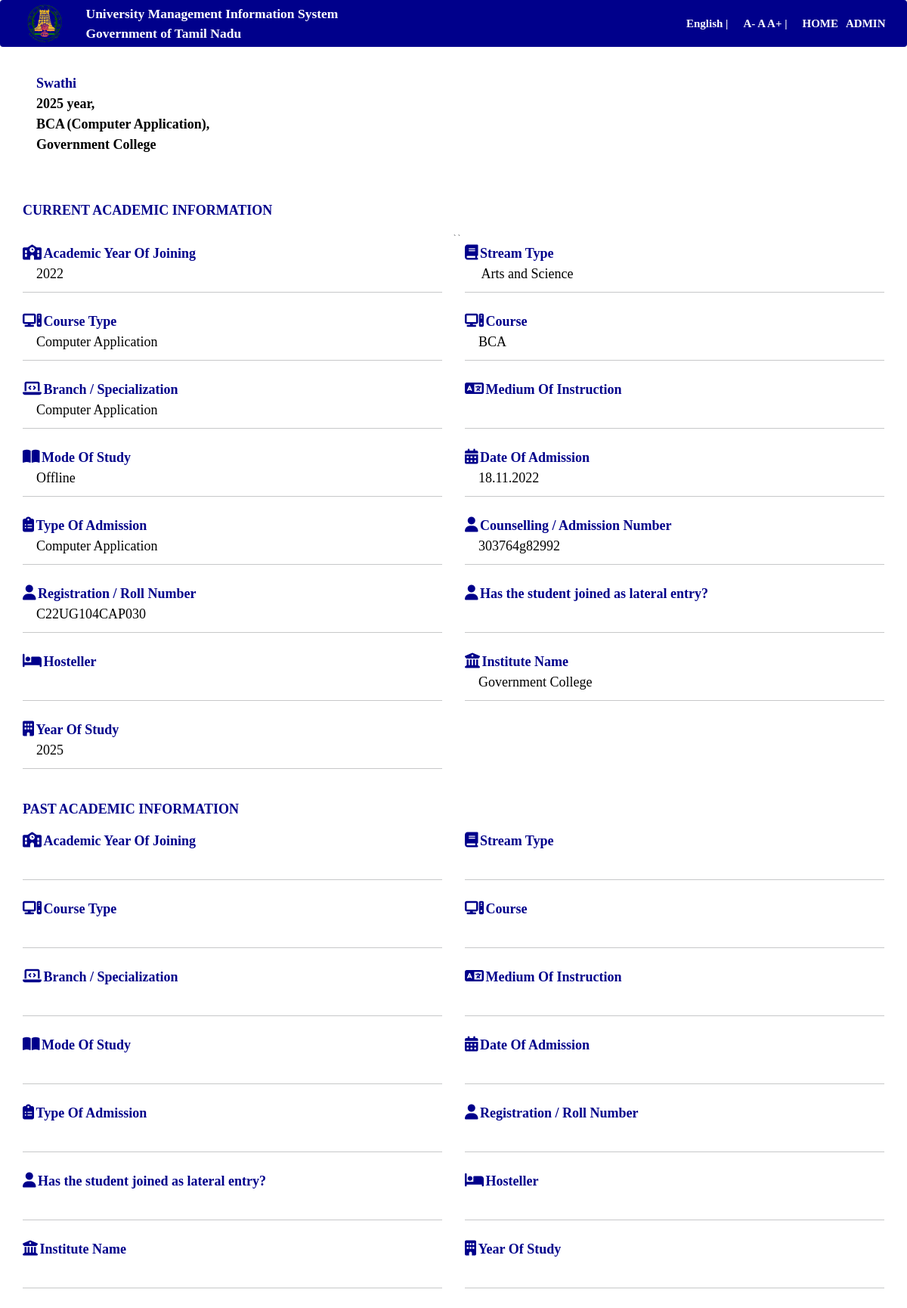
The page /academicinfo.php?uid=2 on the database its author committed.
### tables this page shows
CREATE TABLE IF NOT EXISTS `umis_info` (
  `uid` int(11) NOT NULL AUTO_INCREMENT,
  `sname` varchar(20) NOT NULL,
  `aname` varchar(20) NOT NULL,
  `password` varchar(20) NOT NULL,
  `aadhaar` varchar(20) NOT NULL,
  `emis` varchar(20) NOT NULL,
  `dob` varchar(10) NOT NULL,
  `gender` varchar(10) NOT NULL,
  `nationality` varchar(10) NOT NULL,
  `religion` varchar(10) NOT NULL,
  `community` varchar(10) NOT NULL,
  `caste` varchar(20) NOT NULL,
  `blood` varchar(10) NOT NULL,
  `graduate` varchar(10) NOT NULL,
  `quota` varchar(10) NOT NULL,
  `abled` varchar(10) NOT NULL,
  `mobile` varchar(15) NOT NULL,
  `email` varchar(30) NOT NULL,
  `pcountry` varchar(30) NOT NULL,
  `pstate` varchar(30) NOT NULL,
  `plocation` varchar(30) NOT NULL,
  `pdistrict` varchar(30) NOT NULL,
  `ptaluk` varchar(30) NOT NULL,
  `pvillage` varchar(50) NOT NULL,
  `pblock` varchar(30) NOT NULL,
  `ppanchayat` varchar(30) NOT NULL,
  `paddress` text NOT NULL,
  `ccountry` varchar(30) NOT NULL,
  `cstate` varchar(30) NOT NULL,
  `clocation` varchar(30) NOT NULL,
  `cdistrict` varchar(30) NOT NULL,
  `ctaluk` varchar(30) NOT NULL,
  `cvillage` varchar(50) NOT NULL,
  `cpanchayat` varchar(30) NOT NULL,
  `cward` varchar(10) NOT NULL,
  `caddress` text NOT NULL,
  `cjoin` varchar(10) NOT NULL,
  `cstream` varchar(20) NOT NULL,
  `cctype` varchar(20) NOT NULL,
  `ccourse` varchar(20) NOT NULL,
  `cbranch` varchar(30) NOT NULL,
  `cmedium` varchar(15) NOT NULL,
  `cmode` varchar(20) NOT NULL,
  `cadmission` varchar(20) NOT NULL,
  `cad_type` varchar(20) NOT NULL,
  `ccounselling` varchar(20) NOT NULL,
  `crollno` varchar(20) NOT NULL,
  `clateral` varchar(10) NOT NULL,
  `chosteller` varchar(10) NOT NULL,
  `cinstitute` varchar(50) NOT NULL,
  `cyear` varchar(10) NOT NULL,
  `pjoin` varchar(20) NOT NULL,
  `pstream` varchar(20) NOT NULL,
  `pctype` varchar(20) NOT NULL,
  `pcourse` varchar(20) NOT NULL,
  `pbranch` varchar(30) NOT NULL,
  `pmedium` varchar(20) NOT NULL,
  `pmode` varchar(20) NOT NULL,
  `padmission` varchar(20) NOT NULL,
  `pad_type` varchar(20) NOT NULL,
  `prollno` varchar(20) NOT NULL,
  `plateral` varchar(10) NOT NULL,
  `phosteller` varchar(10) NOT NULL,
  `pinstitute` varchar(30) NOT NULL,
  `pyear` varchar(10) NOT NULL,
  `fname` varchar(20) NOT NULL,
  `foccup` varchar(30) NOT NULL,
  `mname` varchar(20) NOT NULL,
  `moccup` varchar(30) NOT NULL,
  `guardian` varchar(20) NOT NULL,
  `orphan` varchar(10) NOT NULL,
  `income` varchar(20) NOT NULL,
  `phno` varchar(20) NOT NULL,
  `accno` varchar(30) NOT NULL,
  `ifsc` varchar(50) NOT NULL,
  `bname` varchar(20) NOT NULL,
  `bbranch` varchar(20) NOT NULL,
  `city` varchar(20) NOT NULL,
  `acctype` varchar(15) NOT NULL,
  `e_name` varchar(20) NOT NULL,
  `e_aname` varchar(20) NOT NULL,
  `e_gender` varchar(10) NOT NULL,
  `e_nationality` varchar(20) NOT NULL,
  `e_religion` varchar(20) NOT NULL,
  `e_community` varchar(20) NOT NULL,
  `e_communityno` varchar(20) NOT NULL,
  `e_caste` varchar(20) NOT NULL,
  `e_graduate` varchar(10) NOT NULL,
  `e_fname` varchar(20) NOT NULL,
  `e_mname` varchar(20) NOT NULL,
  `e_income` varchar(10) NOT NULL,
  `e_incomeno` varchar(20) NOT NULL,
  PRIMARY KEY (`uid`)
);

### academicinfo.php (the view, shortened to what this page needs)
<html>
	<?php
		include "head.php";
		include "config.php";
	?>
<body>
<div class="row">
	<div class="col-md-12">
		<?php include "nav.php";?>
	</div>
</div>
<div class="col-md-12"><br>
		<?php
			$sql="select * from umis_info where uid='{$_GET["uid"]}'";
			$res=$con->query($sql);
			if($res->num_rows>0)
			{
				$rec=$res->fetch_assoc();
			}
		?>
		<form method="post" action="<?php echo $_SERVER["REQUEST_URI"];?>">
		<div class="form-group col-md-12 ">
			<font size="4px" color="darkblue" face="Cambria" >&ensp;&ensp;<b><?php echo "{$rec["sname"]}";?></b></font><br>
			<font size="4px" color="black" face="Cambria" >&ensp;&ensp;<b><?php echo "{$rec["cyear"]}";?> year,</b></font><br>
			<font size="4px" color="black" face="Cambria" >&ensp;&ensp;<b><?php echo "{$rec["ccourse"]}";?></b></font>
			<font size="4px" color="black" face="Cambria" ><b><?php echo "({$rec["cbranch"]})";?>,</b></font><br>
			<font size="4px" color="black" face="Cambria" >&ensp;&ensp;<b><?php echo "{$rec["cinstitute"]}";?></b></font>
		</div>
		<div class="form-group col-md-12 "><br><br><br>
			<font size="4px" color="darkblue" face="Cambria"><b>CURRENT ACADEMIC INFORMATION</b></font>
		</div>
		`<div class="form-group col-md-6 "><br>
			<span class="fa fa-school" style="color:darkblue; font-size:20px;"></span>
			<font size="4px" color="darkblue" face="Cambria"><b>Academic Year Of Joining</b></font><br>
			<font size="4px" color="black" face="Cambria" >&ensp;&ensp;<?php echo "{$rec["cjoin"]}";?></font><hr>
		</div>
		<div class="form-group col-md-6">
			<span class="fa fa-book" style="color:darkblue; font-size:20px;"></span>
			<font size="4px" color="darkblue" face="Cambria"><b>Stream Type</b></font><br>
			<font size="4px" color="black" face="Cambria" >&ensp;&ensp;<?php echo "{$rec["cstream"]}";?></font><hr>
		</div>
		<div class="form-group col-md-6">
			<span class="fa fa-computer" style="color:darkblue; font-size:20px;"></span>
			<font size="4px" color="darkblue" face="Cambria"><b>Course Type</b></font><br>
			<font size="4px" color="black" face="Cambria" >&ensp;&ensp;<?php echo "{$rec["cctype"]}";?></font><hr>
		</div>
		<div class="form-group col-md-6">
			<span class="fa fa-computer" style="color:darkblue; font-size:20px;"></span>
			<font size="4px" color="darkblue" face="Cambria"><b>Course</b></font><br>
			<font size="4px" color="black" face="Cambria" >&ensp;&ensp;<?php echo "{$rec["ccourse"]}";?></font><hr>
		</div>
		<div class="form-group col-md-6">
			<span class="fa fa-laptop-code" style="color:darkblue; font-size:20px;"></span>
			<font size="4px" color="darkblue" face="Cambria"><b>Branch / Specialization</b></font><br>
			<font size="4px" color="black" face="Cambria" >&ensp;&ensp;<?php echo "{$rec["cbranch"]}";?></font><hr>
		</div>
		<div class="form-group col-md-6">
			<span class="fa fa-language" style="color:darkblue; font-size:20px;"></span>
			<font size="4px" color="darkblue" face="Cambria"><b>Medium Of Instruction</b></font><br>
			<font size="4px" color="black" face="Cambria" >&ensp;&ensp;<?php echo "{$rec["cmedium"]}";?></font><hr>
		</div>
		<div class="form-group col-md-6">
			<span class="fa fa-book-open" style="color:darkblue; font-size:20px;"></span>
			<font size="4px" color="darkblue" face="Cambria"><b>Mode Of Study</b></font><br>
			<font size="4px" color="black" face="Cambria" >&ensp;&ensp;<?php echo "{$rec["cmode"]}";?></font><hr>
		</div>
		<div class="form-group col-md-6">
			<span class="fa fa-calendar-alt" style="color:darkblue; font-size:20px;"></span>
			<font size="4px" color="darkblue" face="Cambria"><b>Date Of Admission</b></font><br>
			<font size="4px" color="black" face="Cambria" >&ensp;&ensp;<?php echo "{$rec["cadmission"]}";?></font><hr>
		</div>
		<div class="form-group col-md-6">
			<span class="fa fa-clipboard-list" style="color:darkblue; font-size:20px;"></span>
			<font size="4px" color="darkblue" face="Cambria"><b>Type Of Admission</b></font><br>
			<font size="4px" color="black" face="Cambria" >&ensp;&ensp;<?php echo "{$rec["cctype"]}";?></font><hr>
		</div>
		<div class="form-group col-md-6">
			<span class="fa fa-user" style="color:darkblue; font-size:20px;"></span>
			<font size="4px" color="darkblue" face="Cambria"><b>Counselling / Admission Number</b></font><br>
			<font size="4px" color="black" face="Cambria" >&ensp;&ensp;<?php echo "{$rec["ccounselling"]}";?></font><hr>
		</div>
		<div class="form-group col-md-6">
			<span class="fa fa-user" style="color:darkblue; font-size:20px;"></span>
			<font size="4px" color="darkblue" face="Cambria"><b>Registration / Roll Number</b></font><br>
			<font size="4px" color="black" face="Cambria" >&ensp;&ensp;<?php echo "{$rec["crollno"]}";?></font><hr>
		</div>
		<div class="form-group col-md-6">
			<span class="fa fa-user" style="color:darkblue; font-size:20px;"></span>
			<font size="4px" color="darkblue" face="Cambria"><b>Has the student joined as lateral entry?</b></font><br>
			<font size="4px" color="black" face="Cambria" >&ensp;&ensp;<?php echo "{$rec["clateral"]}";?></font><hr>
		</div>
		<div class="form-group col-md-6">
			<span class="fa fa-hotel" style="color:darkblue; font-size:20px;"></span>
			<font size="4px" color="darkblue" face="Cambria"><b>Hosteller</b></font><br>
			<font size="4px" color="black" face="Cambria" >&ensp;&ensp;<?php echo "{$rec["chosteller"]}";?></font><hr>
		</div>
		<div class="form-group col-md-6">
			<span class="fa fa-university" style="color:darkblue; font-size:20px;"></span>
			<font size="4px" color="darkblue" face="Cambria"><b>Institute Name</b></font><br>
			<font size="4px" color="black" face="Cambria" >&ensp;&ensp;<?php echo "{$rec["cinstitute"]}";?></font><hr>
		</div>
		<div class="form-group col-md-6">
			<span class="fa fa-building" style="color:darkblue; font-size:20px;"></span>
			<font size="4px" color="darkblue" face="Cambria"><b>Year Of Study</b></font><br>
			<font size="4px" color="black" face="Cambria" >&ensp;&ensp;<?php echo "{$rec["cyear"]}";?></font><hr>
		</div>
		<div class="form-group col-md-12"><br>
			<font size="4px" color="darkblue" face="Cambria"><b>PAST ACADEMIC INFORMATION</b></font>
		</div>
		`<div class="form-group col-md-6 ">
			<span class="fa fa-school" style="color:darkblue; font-size:20px;"></span>
			<font size="4px" color="darkblue" face="Cambria"><b>Academic Year Of Joining</b></font><br>
			<font size="4px" color="black" face="Cambria" >&ensp;&ensp;<?php echo "{$rec["pjoin"]}";?></font><hr>
		</div>
		<div class="form-group col-md-6">
			<span class="fa fa-book" style="color:darkblue; font-size:20px;"></span>
			<font size="4px" color="darkblue" face="Cambria"><b>Stream Type</b></font><br>
			<font size="4px" color="black" face="Cambria" >&ensp;&ensp;<?php echo "{$rec["pstream"]}";?></font><hr>
		</div>
		<div class="form-group col-md-6">
			<span class="fa fa-computer" style="color:darkblue; font-size:20px;"></span>
			<font size="4px" color="darkblue" face="Cambria"><b>Course Type</b></font><br>
			<font size="4px" color="black" face="Cambria" >&ensp;&ensp;<?php echo "{$rec["pctype"]}";?></font><hr>
		</div>
		<div class="form-group col-md-6">
			<span class="fa fa-computer" style="color:darkblue; font-size:20px;"></span>
			<font size="4px" color="darkblue" face="Cambria"><b>Course</b></font><br>
			<font size="4px" color="black" face="Cambria" >&ensp;&ensp;<?php echo "{$rec["pcourse"]}";?></font><hr>
		</div>
		<div class="form-group col-md-6">
			<span class="fa fa-laptop-code" style="color:darkblue; font-size:20px;"></span>
			<font size="4px" color="darkblue" face="Cambria"><b>Branch / Specialization</b></font><br>
			<font size="4px" color="black" face="Cambria" >&ensp;&ensp;<?php echo "{$rec["pbranch"]}";?></font><hr>
		</div>
		<div class="form-group col-md-6">
			<span class="fa fa-language" style="color:darkblue; font-size:20px;"></span>
			<font size="4px" color="darkblue" face="Cambria"><b>Medium Of Instruction</b></font><br>
			<font size="4px" color="black" face="Cambria" >&ensp;&ensp;<?php echo "{$rec["pmedium"]}";?></font><hr>
		</div>
		<div class="form-group col-md-6">
			<span class="fa fa-book-open" style="color:darkblue; font-size:20px;"></span>
			<font size="4px" color="darkblue" face="Cambria"><b>Mode Of Study</b></font><br>
			<font size="4px" color="black" face="Cambria" >&ensp;&ensp;<?php echo "{$rec["pmode"]}";?></font><hr>
		</div>
		<div class="form-group col-md-6">
			<span class="fa fa-calendar-alt" style="color:darkblue; font-size:20px;"></span>
			<font size="4px" color="darkblue" face="Cambria"><b>Date Of Admission</b></font><br>
			<font size="4px" color="black" face="Cambria" >&ensp;&ensp;<?php echo "{$rec["padmission"]}";?></font><hr>
		</div>
		<div class="form-group col-md-6">
			<span class="fa fa-clipboard-list" style="color:darkblue; font-size:20px;"></span>
			<font size="4px" color="darkblue" face="Cambria"><b>Type Of Admission</b></font><br>
			<font size="4px" color="black" face="Cambria" >&ensp;&ensp;<?php echo "{$rec["pad_type"]}";?></font><hr>
		</div>
		<div class="form-group col-md-6">
			<span class="fa fa-user" style="color:darkblue; font-size:20px;"></span>
			<font size="4px" color="darkblue" face="Cambria"><b>Registration / Roll Number</b></font><br>
			<font size="4px" color="black" face="Cambria" >&ensp;&ensp;<?php echo "{$rec["prollno"]}";?></font><hr>
		</div>
		<div class="form-group col-md-6">
			<span class="fa fa-user" style="color:darkblue; font-size:20px;"></span>
			<font size="4px" color="darkblue" face="Cambria"><b>Has the student joined as lateral entry?</b></font><br>
			<font size="4px" color="black" face="Cambria" >&ensp;&ensp;<?php echo "{$rec["plateral"]}";?></font><hr>
		</div>
		<div class="form-group col-md-6">
			<span class="fa fa-hotel" style="color:darkblue; font-size:20px;"></span>
			<font size="4px" color="darkblue" face="Cambria"><b>Hosteller</b></font><br>
			<font size="4px" color="black" face="Cambria" >&ensp;&ensp;<?php echo "{$rec["phosteller"]}";?></font><hr>
		</div>
		<div class="form-group col-md-6">
			<span class="fa fa-university" style="color:darkblue; font-size:20px;"></span>
			<font size="4px" color="darkblue" face="Cambria"><b>Institute Name</b></font><br>
			<font size="4px" color="black" face="Cambria" >&ensp;&ensp;<?php echo "{$rec["pinstitute"]}";?></font><hr>
		</div>
		<div class="form-group col-md-6">
			<span class="fa fa-building" style="color:darkblue; font-size:20px;"></span>
			<font size="4px" color="darkblue" face="Cambria"><b>Year Of Study</b></font><br>
			<font size="4px" color="black" face="Cambria" >&ensp;&ensp;<?php echo "{$rec["pyear"]}";?></font><hr>
		</div>
	</form>
</div>
</body>
</html>

### head.php (style rules this page uses)
html, body { max-width: 100%; overflow-x: hidden; font-family:Calibri; }

### rows shown on the page
umis_info: sname "Swathi", cyear "2025", ccourse "BCA", cbranch "Computer Application", cinstitute "Government College", cjoin "2022", cstream "Arts and Science", cctype "Computer Application", cmode "Offline", cadmission "18.11.2022", ccounselling "303764g82992", crollno "C22UG104CAP030"
